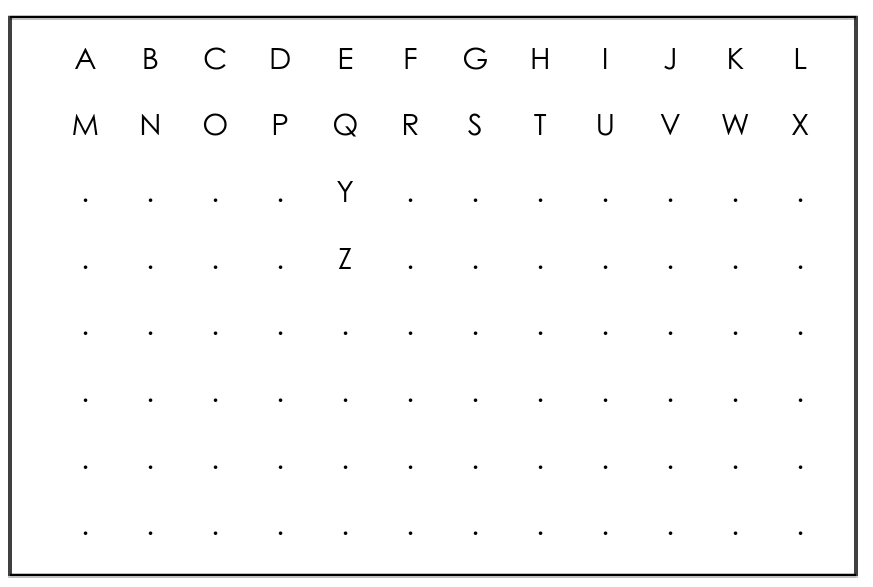
#> input picture dataset.png, 873 x 587 px
$ python pruebas.py
#> lines starting #> are read from the running program, lines starting #| are printed output that depends on the picture; after the words box and inside, x2 and y2 are one past the last pixel; in counts of white or black regions, pixels touching at a corner belong together
### letter.py
class Letter:
    def __init__(self, contour, center):
        self.contour = contour
        self.center = center
        self.similarity = []
        self.posibleLetters = []


    def getCenter(self):
        return self.center

    def getContour(self):
        return self.contour

    def getLetter(self):
        return self.letter

    def getSimilarityValue(self):
        return self.similarity[0]

    def setPosibleLetter(self, letter):
    # Si ya hay una de esas letras, no agregar más
        if any(l in self.posibleLetters for l in {'A', 'B', 'C', 'D', 'P', 'Q', 'R'}):
            return

    # Agregar la letra
        self.posibleLetters.append(letter)

    # Si la letra es una de las especiales, borrar la lista y solo dejar esa
        if letter in {'A', 'B', 'C', 'D', 'P', 'Q', 'R'}:
            self.posibleLetters = [letter]


    def containsLetter(self, letter):
        return letter in self.posibleLetters

    def getLetter(self):
        return self.letter


    def setSimilarity(self, data, end):
        key = 0
        val = 0
        count = 0
        for key,val in data.items():
            count += 1
            if(count == end):
                break
        self.letter = key
        self.similarity.append(val)

### pruebas.py
"""
Las sopas de letras de este programa son ejemplos
proporcionados por:

https://www.superteacherworksheets.com/generator-word-search.html


"""


import cv2
import numpy as np
import math
from letter import Letter

def correct_perspective(img):
    """ Corrige perspectiva sin girar la imagen """
    gray = cv2.cvtColor(img, cv2.COLOR_BGR2GRAY)
    edges = cv2.Canny(gray, 50, 200)

    contours, _ = cv2.findContours(edges, cv2.RETR_EXTERNAL, cv2.CHAIN_APPROX_SIMPLE)
    if not contours:
        return img  # Si no hay contornos, devuelve la imagen original

    max_contour = max(contours, key=cv2.contourArea)
    epsilon = 0.02 * cv2.arcLength(max_contour, True)
    approx = cv2.approxPolyDP(max_contour, epsilon, True)

    if len(approx) == 4:  # Solo si detecta un rectángulo
        approx = sorted(approx, key=lambda x: x[0][1])  # Ordena por la coordenada Y

        if approx[0][0][0] > approx[1][0][0]:
            approx[0], approx[1] = approx[1], approx[0]  # Asegura que el punto superior izquierdo sea correcto

        if approx[2][0][0] > approx[3][0][0]:
            approx[2], approx[3] = approx[3], approx[2]  # Asegura que el punto inferior izquierdo sea correcto

        # Ajustar puntos para evitar volteo/espejo
        pts_src = np.float32([approx[0][0], approx[1][0], approx[2][0], approx[3][0]])
        pts_dst = np.float32([[0, 0], [800, 0], [0, 800], [800, 800]])

        M = cv2.getPerspectiveTransform(pts_src, pts_dst)
        img = cv2.warpPerspective(img, M, (800, 800))

    return img

def process_img(img):
    img_gray = cv2.cvtColor(img, cv2.COLOR_BGR2GRAY)

    # Prueba adaptiveThreshold en lugar de Canny
    img_thresh = cv2.adaptiveThreshold(
        img_gray, 255, cv2.ADAPTIVE_THRESH_GAUSSIAN_C,
        cv2.THRESH_BINARY_INV, 11, 9
    )

    # Aplicar dilatación con kernel más pequeño
    kernel = np.ones((1, 1), np.uint8)
    img_dilate = cv2.dilate(img_thresh, kernel, iterations=1)

    return img_dilate

def get_centeroid(cnt):
    M = cv2.moments(cnt)
    if M["m00"] == 0:
        return None
    cx = int(M["m10"] / M["m00"])
    cy = int(M["m01"] / M["m00"])
    return cx, cy

def get_centers(img):
    global figures
    contours, hierarchy = cv2.findContours(img, cv2.RETR_TREE, cv2.CHAIN_APPROX_SIMPLE)

    max_contour = max(contours, key=cv2.contourArea) if contours else None

    for i, cnt in enumerate(contours):
        if hierarchy[0][i][3] != -1:  # Verifica si el contorno tiene un padre (hijo de otro)
            continue  # Ignora los contornos internos como el hueco de la "O"

        if cv2.contourArea(cnt) > 20:
            center = get_centeroid(cnt)
            if center:
                letter = Letter(cnt,center)
                figures.append(letter)
                yield center

def getCentersDataset(img):
    global datasetCenters
    contours, hierarchy = cv2.findContours(img, cv2.RETR_TREE, cv2.CHAIN_APPROX_SIMPLE)

    max_contour = max(contours, key=cv2.contourArea) if contours else None

    for i, cnt in enumerate(contours):
        if hierarchy[0][i][3] != -1:  # Verifica si el contorno tiene un padre (hijo de otro)
            continue  # Ignora los contornos internos como el hueco de la "O"

        if cv2.contourArea(cnt) > 20:
            center = get_centeroid(cnt)
            if center:
                letter = Letter(cnt,center)
                datasetCenters.append(letter)
                yield center


def get_rows(centers, row_amt, row_h):
    centers = np.array(centers)
    d = row_h / row_amt
    for i in range(row_amt):
        f = centers[:, 1] - d * i
        a = centers[(f < d) & (f > 0)]
        yield a[a.argsort(0)[:, 0]]

def prepareDataset():
    global abc, datasetCenters, dataSimilarity
    abc = cv2.imread("dataset.png")
#> abc is the input picture: shape (587, 873, 3); min 0, max 255, mean 249.3
    abc = cv2.resize(abc, (800,800))
#> abc: shape (800, 800, 3)
    abc = correct_perspective(abc)
#> in correct_perspective, `edges = cv2.Canny(gray, 50, 200)`:
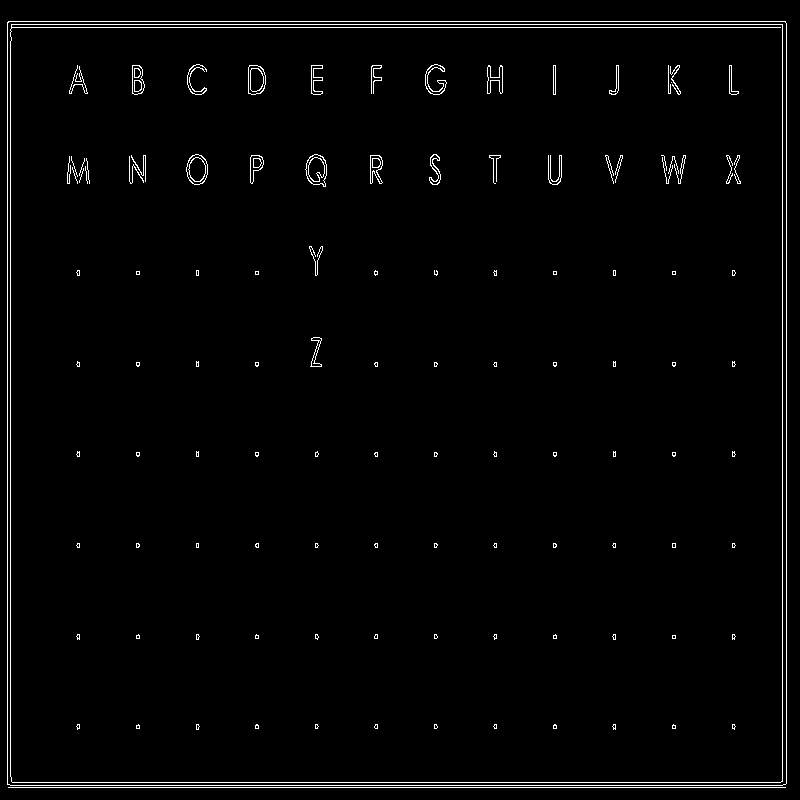
#> edges: shape (800, 800); 1.8% white in thin lines or dots
#> in correct_perspective, `contours, _ = cv2.findContours(edges, cv2.RETR_EXTERNAL, cv2.CHAIN_APP..`: contours = 2 contours, 1 with area under 20; largest, box (x1, y1, x2, y2) and area: (7, 21, 787, 786) 595148
#> in correct_perspective, `max_contour = max(contours, key=cv2.contourArea)`: max_contour = contour of 12 points, box (x1, y1, x2, y2) (7, 21, 787, 786), area 595148
#> in correct_perspective, `epsilon = 0.02 * cv2.arcLength(max_contour, True)`: epsilon = 61.66
#> in correct_perspective, `approx = cv2.approxPolyDP(max_contour, epsilon, True)`: approx = [[7, 22], [7, 784], [786, 783], [785, 21]]
#> in correct_perspective, `approx = sorted(approx, key=lambda x: x[0][1])`: approx = [[[785, 21]], [[7, 22]], [[786, 783]], [[7, 784]]]
#> in correct_perspective, `pts_src = np.float32([approx[0][0], approx[1][0], approx[2][0], approx..`: pts_src = [[7, 22], [785, 21], [7, 784], [786, 783]]
#> in correct_perspective, `M = cv2.getPerspectiveTransform(pts_src, pts_dst)`: M = [[1.03, -1.42e-18, -7.2], [0.00135, 1.05, -23.14], [4.33e-09, 1.69e-06, 1]]
    abc = correct_perspective(abc)
#> in correct_perspective (call 2), `contours, _ = cv2.findContours(edges, cv2.RETR_EXTERNAL, cv2.CHAIN_APP..`: contours = 4 contours, 3 with area under 20; largest, box (x1, y1, x2, y2) and area: (4, 2, 798, 799) 630316
    abc_processed = process_img(abc)
    datasetCentersList = list(getCentersDataset(abc_processed))
#> datasetCentersList = 26 pairs, first value 68 to 748, second value 56 to 345
    #contours, hierarchy = cv2.findContours(abc_processed, cv2.RETR_TREE, cv2.CHAIN_APPROX_SIMPLE)
    h, w, c = abc.shape
    count = 0
    orderDataset = []
    for row in get_rows(datasetCentersList, 9, w):
        for x, y in row:
            for letter in datasetCenters:
                if(letter.getCenter() == (x,y)):
                    letter.setSimilarity(dataSimilarity,count+1)
                    orderDataset.append(letter)
                    break
            count += 1
            cv2.circle(abc, (x, y), 10, (0, 0, 255), -1)
            cv2.putText(abc, str(count), (x - 10, y + 5), 1, cv2.FONT_HERSHEY_PLAIN, (0, 255, 255), 2)
#> this loop made 9 passes
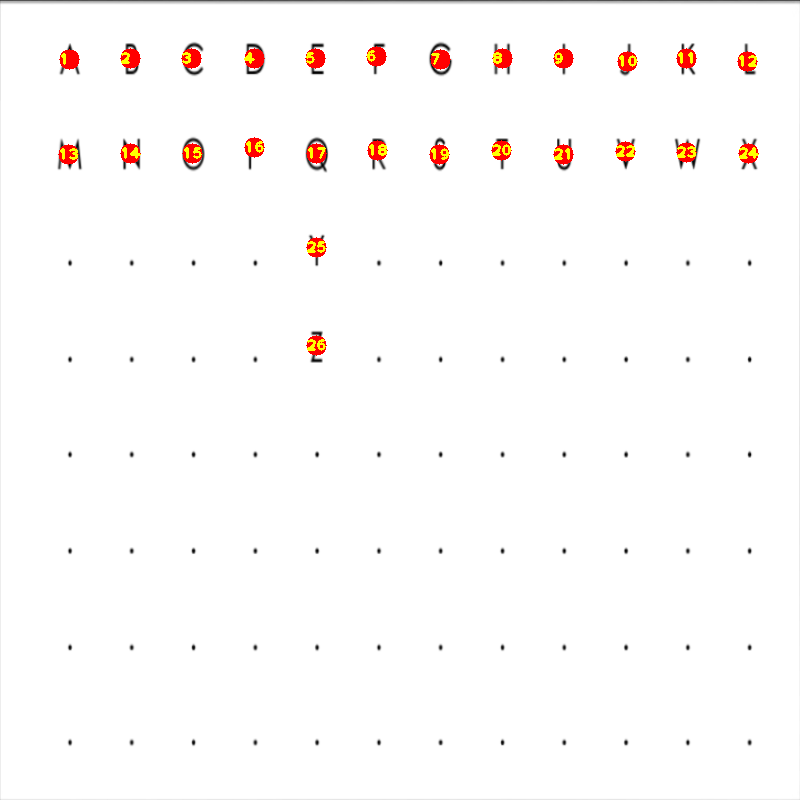
#> abc: shape (800, 800, 3); mean B, G, R 250, 251, 253.3
#> after the loop, count = 26; orderDataset = 26 items
    datasetCenters = orderDataset
#> datasetCenters = 26 items
    cv2.imshow("Dataset", abc)


def prepareImg():
    global img, figures
    img = cv2.imread("prueba2.jpg")
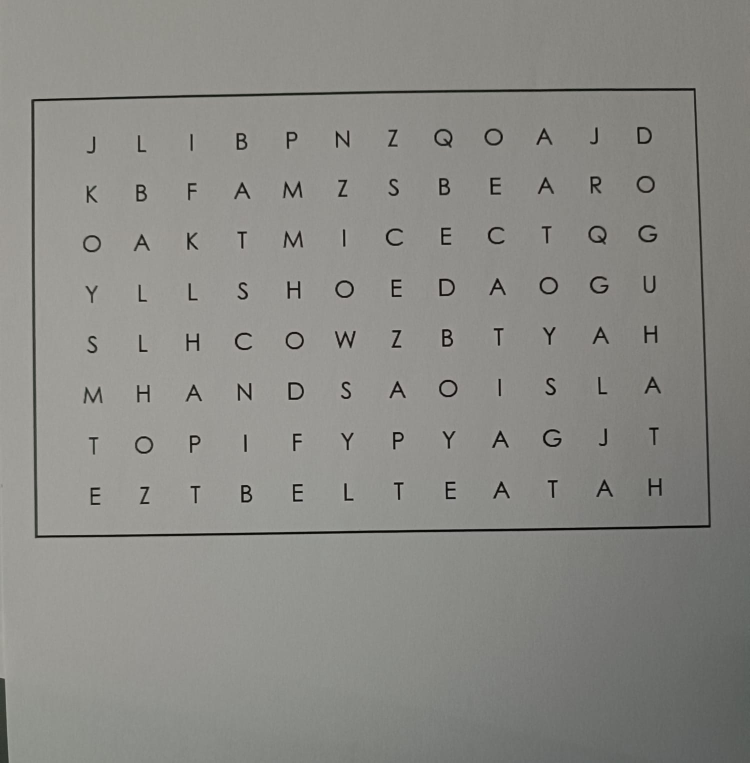
#> input picture prueba2.jpg, 1500 x 1525 px (shown at 1/2 size)
#> img is the input picture: shape (1525, 1500, 3); mean B, G, R 133.5, 138, 138.4
    img = cv2.resize(img, (800,800))
#> img: shape (800, 800, 3)
    img = correct_perspective(img)
#> in correct_perspective (call 3), `contours, _ = cv2.findContours(edges, cv2.RETR_EXTERNAL, cv2.CHAIN_APP..`: contours = 2 contours, 1 with area under 20; largest, box (x1, y1, x2, y2) and area: (33, 92, 759, 565) 331252
    img = correct_perspective(img)
#> in correct_perspective (call 4), `edges = cv2.Canny(gray, 50, 200)`:
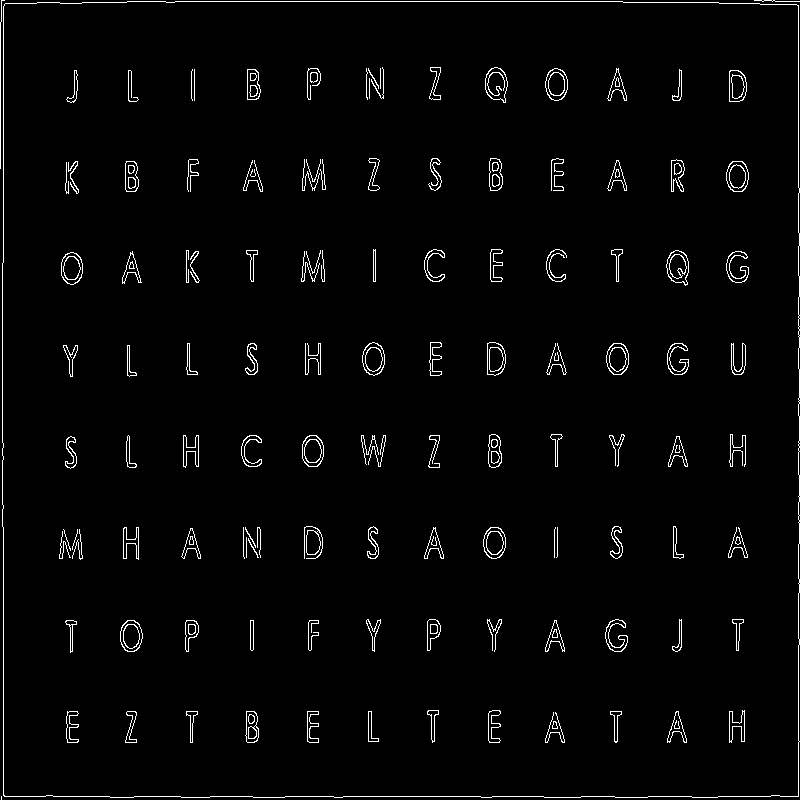
#> edges: shape (800, 800); 2.4% white in thin lines or dots
#> in correct_perspective (call 4), `contours, _ = cv2.findContours(edges, cv2.RETR_EXTERNAL, cv2.CHAIN_APP..`: contours = 4 contours, 3 with area under 20; largest, box (x1, y1, x2, y2) and area: (2, 1, 800, 798) 632162
#> in correct_perspective (call 4), `max_contour = max(contours, key=cv2.contourArea)`: max_contour = contour of 170 points, box (x1, y1, x2, y2) (2, 1, 800, 798), area 632162
#> in correct_perspective (call 4), `epsilon = 0.02 * cv2.arcLength(max_contour, True)`: epsilon = 64.17
#> in correct_perspective (call 4), `approx = cv2.approxPolyDP(max_contour, epsilon, True)`: approx = [[4, 4], [4, 796], [798, 796], [798, 5]]
#> in correct_perspective (call 4), `approx = sorted(approx, key=lambda x: x[0][1])`: approx = [[[4, 4]], [[798, 5]], [[4, 796]], [[798, 796]]]
#> in correct_perspective (call 4), `pts_src = np.float32([approx[0][0], approx[1][0], approx[2][0], approx..`: pts_src = [[4, 4], [798, 5], [4, 796], [798, 796]]
#> in correct_perspective (call 4), `M = cv2.getPerspectiveTransform(pts_src, pts_dst)`: M = [[1.01, -4.11e-19, -4.03], [-0.00127, 1.01, -4.04], [-1.59e-06, 0, 1]]
    img_processed = process_img(img)
#> in process_img (call 2), `img_thresh = cv2.adaptiveThreshold( img_gray, 255, cv2.ADAPTIVE_THRESH..`:
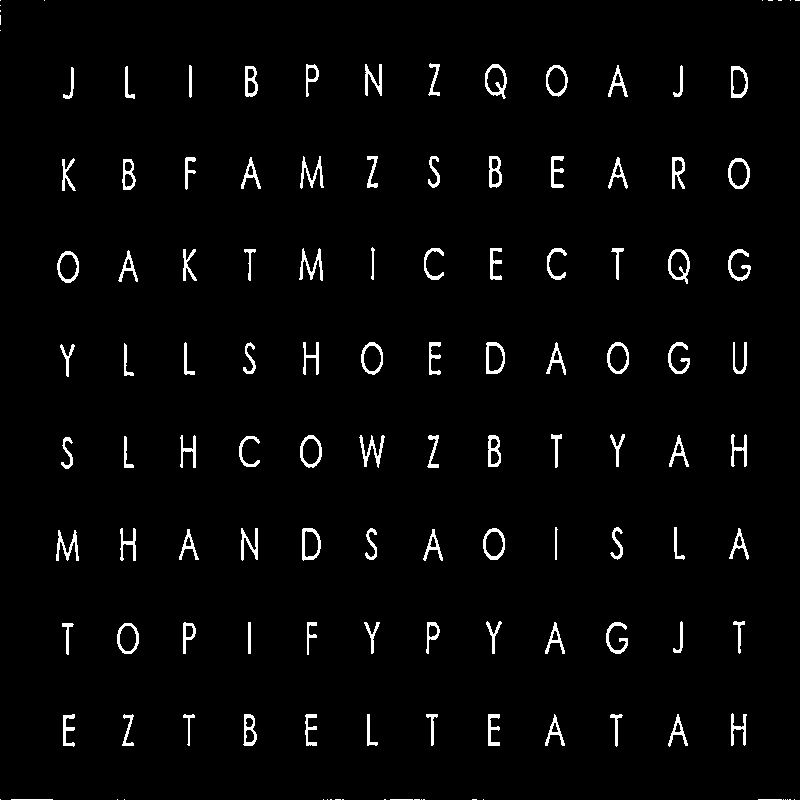
#> img_thresh: shape (800, 800); 2.8% white; 129 white regions (30 under 20 px)
    centersList = list(get_centers(img_processed))
#> centersList = 96 pairs, first value 66 to 740, second value 74 to 732
    h, w, c = img.shape
    count = 0
    orderFigures = []
    for row in get_rows(centersList, 8, w):
        #cv2.polylines(img, [row], False, (255, 0, 255), 2)
        for x, y in row:
            for letter in figures:
                if(letter.getCenter() == (x,y)):
                    orderFigures.append(letter)
                    break
            count += 1
            cv2.circle(img, (x, y), 10, (0, 0, 255), -1)
            cv2.putText(img, str(count), (x - 10, y + 5), 1, cv2.FONT_HERSHEY_PLAIN, (0, 255, 255), 2)
#> this loop made 8 passes
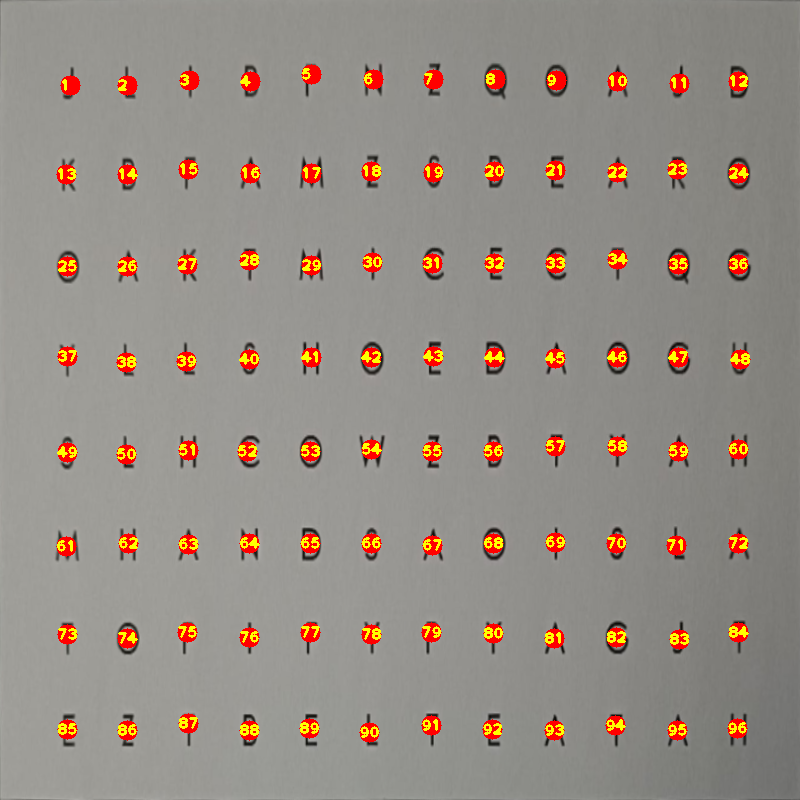
#> img: shape (800, 800, 3); mean B, G, R 132.4, 141.1, 149.7
#> after the loop, count = 96; orderFigures = 96 items
    figures = orderFigures
#> figures = 96 items

def prepareImg2():
    global img2
    img2 = cv2.imread("prueba2.jpg")
    img2 = cv2.resize(img2, (800,800))
    img2 = correct_perspective(img2)
#> in correct_perspective (call 5), `contours, _ = cv2.findContours(edges, cv2.RETR_EXTERNAL, cv2.CHAIN_APP..`: contours = 2 contours, 1 with area under 20; largest, box (x1, y1, x2, y2) and area: (33, 92, 759, 565) 331252
    img2 = correct_perspective(img2)
#> in correct_perspective (call 6), `contours, _ = cv2.findContours(edges, cv2.RETR_EXTERNAL, cv2.CHAIN_APP..`: contours = 4 contours, 3 with area under 20; largest, box (x1, y1, x2, y2) and area: (2, 1, 800, 798) 632162

def foundSentence(sentence, soup):
    sentence = sentence.upper()
    found = []
    result = []
    for i in range(len(soup)):
        letter = sentence[0]
        if soup[i].containsLetter(letter):
            subStr = sentence[1:]
            found.append(soup[i])
            for inc in [-13, -12,12, -11, -1, 1, 11, 13]:  # Iteramos sobre los incrementos
                result = inLine(found.copy(), soup, subStr, inc, i)
                if len(result) == len(sentence):
                    print(len(result))
                    return result
        else:
            found = []

def inLine(found,soup,sentence, increment, i):
    original = found
    for letter in sentence:
        i += increment
        if not (i>0):
            found = original
            return found
        try:
            if soup[i].containsLetter(letter):
                found.append(soup[i])
            else:
                found = original
                return found
        except IndexError:
                found = original
                return found
    return found

def finalResult():
    global img2
    result = foundSentence(sentence,figures)

    if result != None:
        for c in result:
            hull = cv2.convexHull(c.getContour())
            (x_center, y_center), radius = cv2.minEnclosingCircle(hull)
            center = (int(x_center), int(y_center))
            radius = int(radius)
            cv2.circle(img2, center, radius, (0, 255, 0), 2)

sentence = "BOY"

datasetCenters = []
figures = []
dataSimilarity = {
    'A':0.30,
    'B':0.30,
    'C':5.0,
    'D':0.10,
    #La letra E funciona muy mal agarra practicamente todas las letras
    'E':71,
    #Esta tambien funciona horrible
    'F':87,
    #Esta es preocupante por que agarra E y F antes que la G
    'G':68,
    #Esta agarra G
    'H':5,
    #Esta agarra muchas letras
    'I':10,
    #Este agarra I
    'J':4.5,
    'K':200,
    #Esto Agarra I
    'L':5.8,
    #Esto agarra N
    'M':1.5,
    #Esto agarra la M
    'N':1.4,
    #Esto agarra la Q
    'O':0.03,
    'P':0.30,
    #Es una gran ventaja esto
    'Q':0.02,
    'R':0.30,
    #Puta letra de mierda te odio
    'S':390,
    #Agarra Muchas letras
    'T':32,
    #Agarra Muchas letras
    'U':75.8,
    #No hay ninguna V
    'V':0.10,
    #Agarra N y M
    'W':1.1,
    #No hay ninguna X
    'X':0.10,
    #CHTM
    'Y':1350,
    #Agarra S y otras cosas
    'Z':9
}

abc = None
prepareDataset()

img = None
prepareImg()

img2= None
prepareImg2()

#letA = datasetCenters[4].getContour()
#print(cv2.contourArea(letA))

for c in figures:
    """ print(str(count) + " " + str(cv2.contourArea(c.getContour())))
    count += 1 """
    for letABC in datasetCenters:
        similarity = cv2.matchShapes(letABC.getContour(),c.getContour(),cv2.CONTOURS_MATCH_I1, 0.0)
        if similarity < letABC.getSimilarityValue():
            c.setPosibleLetter(letABC.getLetter())
#> this loop made 96 passes

finalResult()
#> in foundSentence, `sentence = sentence.upper()`: sentence = 'BOY'
#> the loop in foundSentence, `for i in range(len(soup)):` made 56 passes
#| 3
#> in finalResult, `result = foundSentence(sentence,figures)`: result = 3 items
#> the loop in finalResult, `for c in result:` made 3 passes
#> (x_center, y_center, radius, center) on passes 1 to 3: (492.5, 450.6, 16, (492, 450)), (493.5, 543.6, 15, (493, 543)), (493.5, 636.4, 16, (493, 636))
#> after the loop in finalResult, `for c in result:`:
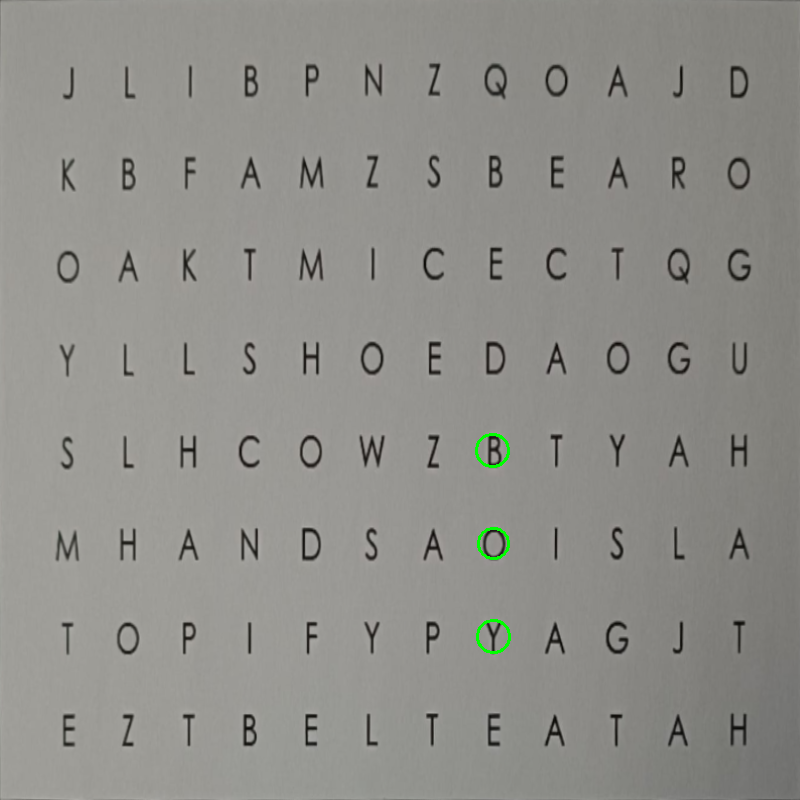
#> img2: shape (800, 800, 3); mean B, G, R 137.7, 142.5, 143


cv2.imshow("OrderImg", img)
cv2.imshow("img2", img2)
cv2.waitKey(0)
cv2.destroyAllWindows()
